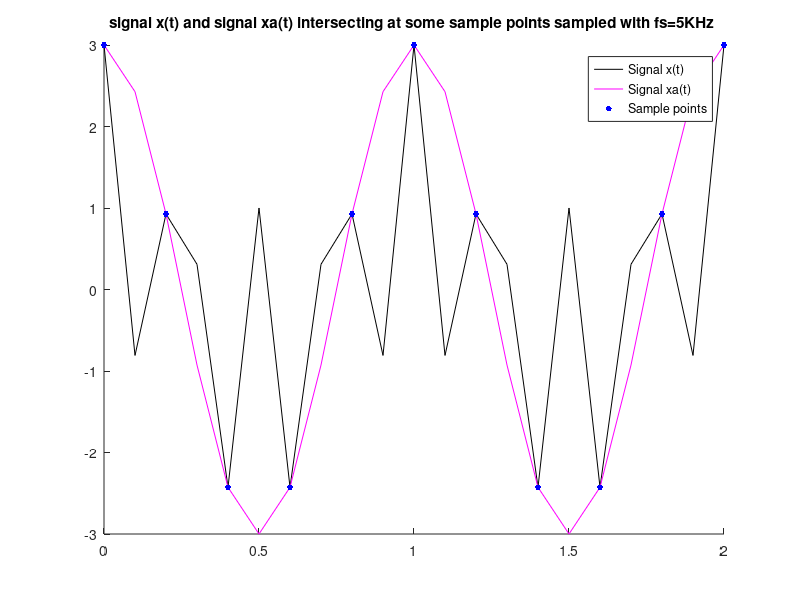
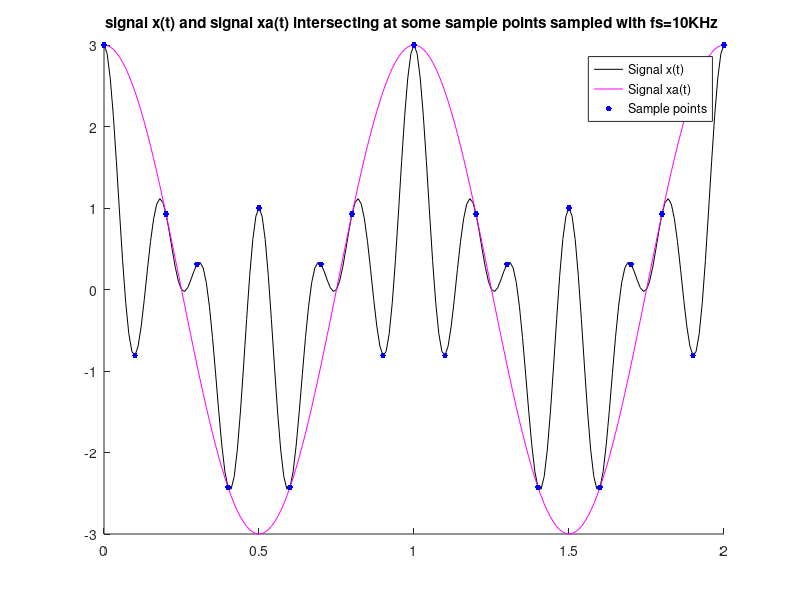

These charts were generated, in order, by the following MATLAB code:
%Q.a))

fs = 5; T = 1/fs;
tn = 0:T:2
t=0:0.1:2; % vector of points spacing 0.1 between successive points


%the signal x(t)
x_t=cos(2*pi*t)+cos(8*pi*t)+cos(12*pi*t);


%the signal xa(t) 
xa_t=3*cos(2*pi*t);


%the signal x(tn) sampling with fs=5KHz
xn_t=cos(2*pi*tn)+cos(8*pi*tn)+cos(12*pi*tn);

%print the sample values of x(t) with fs=5KHz
fprintf("the sample values of x(t) with fs=5KHz: [");
 fprintf("%g ",xn_t);
 fprintf("]\n");
 
 

f1=figure; % create a figure window everytime you call this function

hold on % to plot mutiple graphs on the same plot area

%plot the signal x(t)
plot(t,x_t,'-k')
title("signal x(t) and signal xa(t) intersecting at some sample points sampled with fs=5KHz ")

%plot the signal xa(t)
plot(t,xa_t,'-m')


%plot the sample values

plot(tn, xn_t, '.b','MarkerSize',13)

%add legend to identify the graphs
legend('Signal x(t)','Signal xa(t)','Sample points')

hold off 



%% Q.b))


fs = 10; T = 1/fs;
tn = 0:T:2
t=0:0.01:2; % vector of points spacing 0.01 between successive points


%the signal x(t)
x_t=cos(2*pi*t)+cos(8*pi*t)+cos(12*pi*t);


%the signal xa(t) 
xa_t=3*cos(2*pi*t);


%the signal x(tn) sampling with fs=10KHz
xn_t=cos(2*pi*tn)+cos(8*pi*tn)+cos(12*pi*tn);

%print the sample values of x(t) with fs=10KHz
fprintf("the sample values of x(t) with fs=10KHz: [");
 fprintf("%g ",xn_t);
 fprintf("]\n");
 
 

f2=figure; % create a figure window everytime you call it

hold on % to plot mutiple graphs on the same plot area

%plot the signal x(t)
plot(t,x_t,'-k')
title("signal x(t) and signal xa(t) intersecting at some sample points sampled with fs=10KHz ")

%plot the signal xa(t)
plot(t,xa_t,'-m')


%plot the sample values

plot(tn, xn_t, '.b','MarkerSize',13)

legend('Signal x(t)','Signal xa(t)','Sample points')

hold off 
